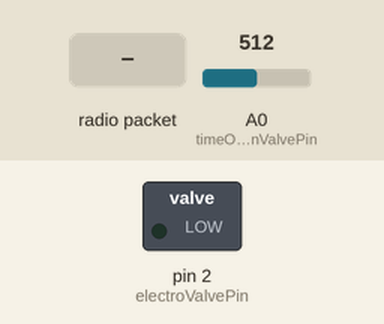
Simulated run of this program. Board: Arduino Nano, built with avr-gcc and run on an emulated ATmega328P. Parts: switched loads named in the program (green lamp = pin HIGH). The test bench sets the inputs (shaded band); at power-on: A0 (timeOperationValvePin) = 512. No radio packets arrive unless stated.

Above: at 1.2 s.
1.3 s: radio packet "1" arrives
At 2.2 s:
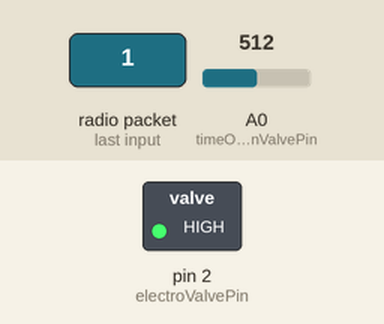
Timing chart, 0 to 10.7 s (numbered marks = the images above; inputs shaded):
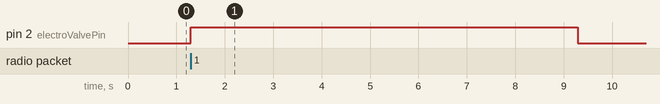

The program:

main.cpp
```cpp
#include <Arduino.h>
#include <SPI.h>
#include <RF24.h>

// Inicialización de Radio PinOut 7 CE - 8 CS  Control Waiting Mode.

const int CS = 6;
const int CE = 7;
RF24 radio(CE, CS);
const int timeOperationValvePin = A0; //
int timeOperationValue;
int timeElectroValveOperation;
const int electroValvePin=2;
// Configuración de Dirección.
const byte transmitterID[6]="00001";

void setup() {
  // Serial.begin(9600);
  radio.begin();
  radio.openReadingPipe(0,transmitterID);
  radio.setPALevel(RF24_PA_MIN);
  radio.startListening();
  // Serial.println("Init Receiver");
  // Define Electro Valve Pin
  pinMode(electroValvePin,OUTPUT);
  digitalWrite(electroValvePin,0);
}

void loop() {
  timeOperationValue = analogRead(timeOperationValvePin);
  timeElectroValveOperation = map(timeOperationValue, 0,1023,15000,1000);
  // Serial.println(timeElectroValveOperation);
  int handWashMode=0;

  if(radio.available()){
    char message[32]="";
    radio.read(&message,sizeof(message));
    handWashMode = atoi(message);
    radio.stopListening();
    if((handWashMode==1)){
     // Turn On Electro Valve.
    //  Serial.println("Electro Valve TurnOn");
     digitalWrite(electroValvePin,HIGH);
     delay(timeElectroValveOperation);
    }
  }
  // Serial.println("ElectroValve Turn Off");
  digitalWrite(electroValvePin,LOW);
  radio.startListening();
}
```

Measured:
- after the input at 1.3 s, pin 2 (electroValvePin): LOW → HIGH at once, → LOW 8.0 s later
